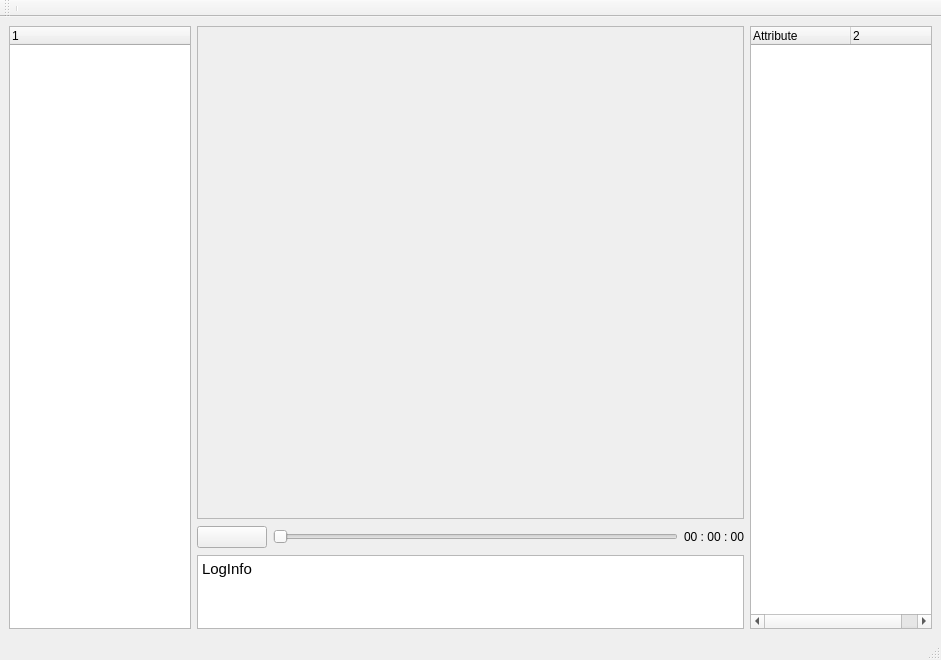
<?xml version="1.0" encoding="UTF-8"?>
<ui version="4.0">
 <class>main_window</class>
 <widget class="QMainWindow" name="main_window">
  <property name="geometry">
   <rect>
    <x>0</x>
    <y>0</y>
    <width>941</width>
    <height>660</height>
   </rect>
  </property>
  <property name="minimumSize">
   <size>
    <width>180</width>
    <height>157</height>
   </size>
  </property>
  <property name="maximumSize">
   <size>
    <width>1677401</width>
    <height>16777215</height>
   </size>
  </property>
  <property name="windowTitle">
   <string>SDKTool</string>
  </property>
  <widget class="QWidget" name="center_widget">
   <property name="size_policy" stdset="0">
    <sizepolicy hsizetype="Expanding" vsizetype="Expanding">
     <horstretch>0</horstretch>
     <verstretch>0</verstretch>
    </sizepolicy>
   </property>
   <layout class="QHBoxLayout" name="whole_layout">
    <item>
     <layout class="QHBoxLayout" name="content_layout" stretch="2,6,2">
      <item>
       <widget class="QTreeWidget" name="tree_widget_left">
        <column>
         <property name="text">
          <string/>
         </property>
        </column>
        <column>
         <property name="text">
          <string/>
         </property>
        </column>
       </widget>
      </item>
      <item>
       <layout class="QVBoxLayout" name="center_layout" stretch="20,1,3">
        <item>
         <layout class="QHBoxLayout" name="graph_view_layout" stretch="0">
          <item>
           <widget class="QScrollArea" name="graph_view">
            <property name="widgetResizable">
             <bool>true</bool>
            </property>
            <widget class="QWidget" name="scroll_area_contents">
             <property name="geometry">
              <rect>
               <x>0</x>
               <y>0</y>
               <width>539</width>
               <height>456</height>
              </rect>
             </property>
            </widget>
           </widget>
          </item>
         </layout>
        </item>
        <item>
         <layout class="QHBoxLayout" name="video_play_layout" stretch="0,0,0">
          <item>
           <widget class="QPushButton" name="video_button">
            <property name="minimumSize">
             <size>
              <width>70</width>
              <height>0</height>
             </size>
            </property>
            <property name="text">
             <string/>
            </property>
            <property name="icon">
             <iconset>
              <normaloff>:/menu/play.png</normaloff>:/menu/play.png</iconset>
            </property>
            <property name="iconSize">
             <size>
              <width>30</width>
              <height>30</height>
             </size>
            </property>
           </widget>
          </item>
          <item>
           <widget class="QSlider" name="video_slider">
            <property name="minimumSize">
             <size>
              <width>0</width>
              <height>0</height>
             </size>
            </property>
            <property name="maximumSize">
             <size>
              <width>1677</width>
              <height>167</height>
             </size>
            </property>
            <property name="cursor">
             <cursorShape>PointingHandCursor</cursorShape>
            </property>
            <property name="minimum">
             <number>0</number>
            </property>
            <property name="maximum">
             <number>999</number>
            </property>
            <property name="pageStep">
             <number>100</number>
            </property>
            <property name="orientation">
             <enum>Qt::Horizontal</enum>
            </property>
           </widget>
          </item>
          <item>
           <widget class="QLabel" name="video_label">
            <property name="text">
             <string>00 : 00 : 00</string>
            </property>
           </widget>
          </item>
         </layout>
        </item>
        <item>
         <widget class="QTextEdit" name="text_edit">
          <property name="minimumSize">
           <size>
            <width>0</width>
            <height>0</height>
           </size>
          </property>
          <property name="maximumSize">
           <size>
            <width>1677</width>
            <height>167</height>
           </size>
          </property>
          <property name="html">
           <string>&lt;!DOCTYPE HTML PUBLIC &quot;-//W3C//DTD HTML 4.0//EN&quot; &quot;http://www.w3.org/TR/REC-html40/strict.dtd&quot;&gt;
&lt;html&gt;&lt;head&gt;&lt;meta name=&quot;qrichtext&quot; content=&quot;1&quot; /&gt;&lt;style type=&quot;text/css&quot;&gt;
p, li { white-space: pre-wrap; }
&lt;/style&gt;&lt;/head&gt;&lt;body style=&quot; font-family:'Sans Serif'; font-size:9pt; font-weight:400; font-style:normal;&quot;&gt;
&lt;p style=&quot; margin-top:0px; margin-bottom:0px; margin-left:0px; margin-right:0px; -qt-block-indent:0; text-indent:0px;&quot;&gt;&lt;span style=&quot; font-family:'Ubuntu'; font-size:11pt;&quot;&gt;LogInfo&lt;/span&gt;&lt;/p&gt;&lt;/body&gt;&lt;/html&gt;</string>
          </property>
         </widget>
        </item>
       </layout>
      </item>
      <item>
       <widget class="QTreeWidget" name="tree_widget_right">
        <property name="enabled">
         <bool>true</bool>
        </property>
        <property name="maximumSize">
         <size>
          <width>16777215</width>
          <height>16777215</height>
         </size>
        </property>
        <property name="columnCount">
         <number>2</number>
        </property>
        <attribute name="headerVisible">
         <bool>true</bool>
        </attribute>
        <column>
         <property name="text">
          <string notr="true">Attribute</string>
         </property>
        </column>
        <column>
         <property name="text">
          <string/>
         </property>
        </column>
       </widget>
      </item>
     </layout>
    </item>
   </layout>
  </widget>
  <widget class="QStatusBar" name="status_bar"/>
  <widget class="QToolBar" name="tool_bar">
   <property name="mouseTracking">
    <bool>false</bool>
   </property>
   <property name="acceptDrops">
    <bool>false</bool>
   </property>
   <property name="windowTitle">
    <string>toolBar</string>
   </property>
   <attribute name="toolBarArea">
    <enum>TopToolBarArea</enum>
   </attribute>
   <attribute name="toolBarBreak">
    <bool>false</bool>
   </attribute>
   <addaction name="separator"/>
  </widget>
  <widget class="QMenuBar" name="menu_bar">
   <property name="geometry">
    <rect>
     <x>0</x>
     <y>0</y>
     <width>941</width>
     <height>19</height>
    </rect>
   </property>
   <property name="mouseTracking">
    <bool>false</bool>
   </property>
   <property name="acceptDrops">
    <bool>false</bool>
   </property>
   <property name="toolTipDuration">
    <number>0</number>
   </property>
   <property name="defaultUp">
    <bool>false</bool>
   </property>
   <property name="nativeMenuBar">
    <bool>false</bool>
   </property>
  </widget>
 </widget>
 <resources/>
 <connections/>
</ui>
